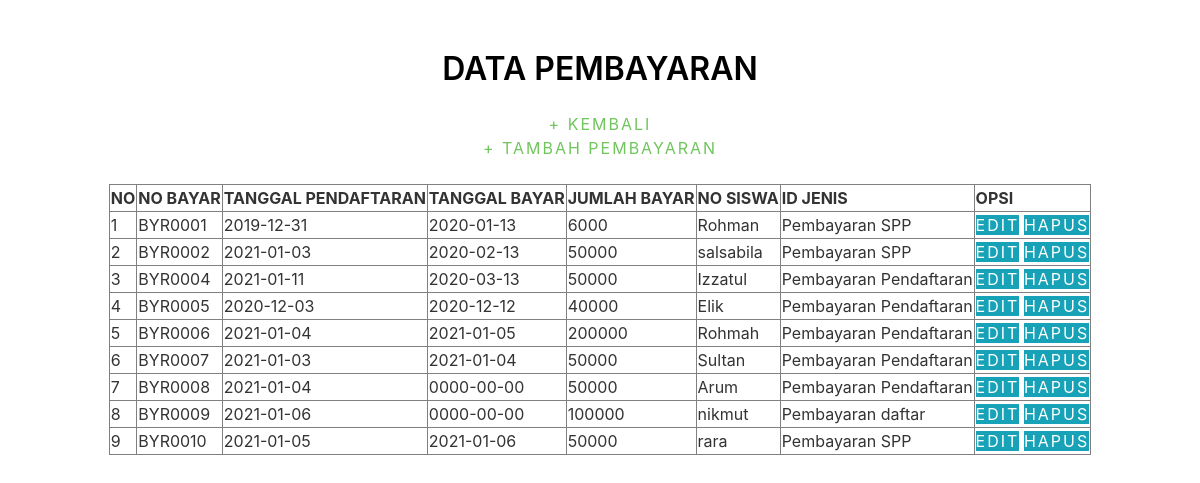
The app's page /pembayaran/index_pembayaran.php with its own data.
### tables this page shows
CREATE TABLE `pembayaran` (
  `no_bayar` char(10) NOT NULL,
  `tgl_pendaftaran` date NOT NULL,
  `tgl_bayar` date NOT NULL,
  `jumlah_bayar` int(11) NOT NULL,
  `noinduk_siswa` char(10) NOT NULL,
  `id_jenis` char(11) NOT NULL,
  `status` tinyint(1) NOT NULL
);

CREATE TABLE `siswa` (
  `noinduk_siswa` char(10) NOT NULL,
  `nama_siswa` varchar(50) NOT NULL,
  `jk` enum('L','P') NOT NULL,
  `tgl_lahir` date NOT NULL,
  `tgl_masuk` date NOT NULL,
  `tgl_lulus` date DEFAULT NULL,
  `alamat` varchar(50) NOT NULL,
  `anakke` int(11) DEFAULT NULL,
  `NIK_walmur` char(18) NOT NULL,
  `status` tinyint(1) NOT NULL
);

CREATE TABLE `jenis_pembayaran` (
  `id_jenis` char(6) NOT NULL,
  `nama_jenis` varchar(50) NOT NULL,
  `status` tinyint(1) DEFAULT NULL
);

### pembayaran/index_pembayaran.php (the view, shortened to what this page needs)
<!DOCTYPE html>
<html>
<head>
  <link href="../assets/vendor/bootstrap/css/bootstrap.min.css" rel="stylesheet">
  <link href="../assets/vendor/font-awesome/css/font-awesome.min.css" rel="stylesheet">
  <link href="../assets/vendor/modal-video/css/modal-video.min.css" rel="stylesheet">
  <link href="../assets/vendor/owl.carousel/assets/owl.carousel.min.css" rel="stylesheet">
  <link href="../assets/vendor/aos/aos.css" rel="stylesheet">
  <link href="../assets/css/style.css" rel="stylesheet">
</head>
<body>
 <div id="wrapper" style="margin-top: 50px ">
	<center/><h2>DATA PEMBAYARAN</h2>
	<br/>
	<a href="../login/home.php">+ KEMBALI</a>
	<br>
	<a href="tambah_pembayaran.php">+ TAMBAH PEMBAYARAN</a>
	<br/>
	<br/>
	<table border="1">
		<tr>
			<th>NO</th>
			<th>NO BAYAR</th>
			<th>TANGGAL PENDAFTARAN</th>
			<th>TANGGAL BAYAR</th>
			<th>JUMLAH BAYAR</th>
			<th>NO SISWA</th>
			<th>ID JENIS</th>
			<th>OPSI</th>
		</tr>
		<?php
		include 'koneksi.php';
		$no = 1;
		$query = "SELECT si.no_bayar, si.tgl_pendaftaran, si.tgl_bayar, si.jumlah_bayar, si.noinduk_siswa, si.id_jenis, si.status FROM pembayaran si JOIN siswa m ON si.noinduk_siswa = m.noinduk_siswa JOIN jenis_pembayaran jp  ON si.id_jenis = jp.id_jenis";
		$data = mysqli_query($koneksi, $query);
		while($d = mysqli_fetch_array($data)){
			if ($d['status'] == 0){
						?>
			<tr>
				<td><?php echo $no++; ?></td>
				<td><?php echo $d['no_bayar']; ?></td>
				<td><?php echo $d['tgl_pendaftaran']; ?></td>
				<td><?php echo $d['tgl_bayar']; ?></td>
				<td><?php echo $d['jumlah_bayar']; ?></td>
				<?php
					$datamurid=mysqli_query($koneksi, "SELECT * FROM siswa where noinduk_siswa ='$d[noinduk_siswa]'");
					$d2 = mysqli_fetch_array($datamurid);
				?>
				<td><?php echo $d2['nama_siswa']; ?></td>
				<?php
					$datapembayaran=mysqli_query($koneksi, "SELECT * FROM jenis_pembayaran where id_jenis ='$d[id_jenis]'");
					$d2 = mysqli_fetch_array($datapembayaran);
				?>
				<td><?php echo $d2['nama_jenis']; ?></td>
				<td>
					<a href="edit_pembayaran.php?no_bayar=<?php echo $d['no_bayar']; ?>" class="btn-info">EDIT</a>
					<a href="hide_pembayaran.php?no_bayar=<?php echo $d['no_bayar']; ?>" onclick="return confirm('apakah anda yakin untuk menyembunyikan')" class="btn-info">HAPUS</a>
				</td>
			</tr>
			<?php
		}
		}
		?>
	</table>
</body>
</html>

### assets/css/style.css (style rules this page uses)
body { background-color: #fff; color: #333; }
h1, h2, h3, h4, h5, h6 { margin: 0; }
h2 { color: #000; font-weight: 600; }
a { letter-spacing: 2px; text-decoration: none; color: #71c55d; }

### records on screen
pembayaran: no_bayar "BYR0001", tgl_pendaftaran "2019-12-31", tgl_bayar "2020-01-13", jumlah_bayar "6000", siswa.nama_siswa "Rohman", id_jenis.nama_jenis "Pembayaran SPP"
pembayaran: no_bayar "BYR0002", tgl_pendaftaran "2021-01-03", tgl_bayar "2020-02-13", jumlah_bayar "50000", siswa.nama_siswa "salsabila", id_jenis.nama_jenis "Pembayaran SPP"
pembayaran: no_bayar "BYR0004", tgl_pendaftaran "2021-01-11", tgl_bayar "2020-03-13", jumlah_bayar "50000", siswa.nama_siswa "Izzatul", id_jenis.nama_jenis "Pembayaran Pendaftaran"
pembayaran: no_bayar "BYR0005", tgl_pendaftaran "2020-12-03", tgl_bayar "2020-12-12", jumlah_bayar "40000", siswa.nama_siswa "Elik", id_jenis.nama_jenis "Pembayaran Pendaftaran"
pembayaran: no_bayar "BYR0006", tgl_pendaftaran "2021-01-04", tgl_bayar "2021-01-05", jumlah_bayar "200000", siswa.nama_siswa "Rohmah", id_jenis.nama_jenis "Pembayaran Pendaftaran"
pembayaran: no_bayar "BYR0007", tgl_pendaftaran "2021-01-03", tgl_bayar "2021-01-04", jumlah_bayar "50000", siswa.nama_siswa "Sultan", id_jenis.nama_jenis "Pembayaran Pendaftaran"
pembayaran: no_bayar "BYR0008", tgl_pendaftaran "2021-01-04", tgl_bayar "0000-00-00", jumlah_bayar "50000", siswa.nama_siswa "Arum", id_jenis.nama_jenis "Pembayaran Pendaftaran"
pembayaran: no_bayar "BYR0009", tgl_pendaftaran "2021-01-06", tgl_bayar "0000-00-00", jumlah_bayar "100000", siswa.nama_siswa "nikmut", id_jenis.nama_jenis "Pembayaran daftar"
pembayaran: no_bayar "BYR0010", tgl_pendaftaran "2021-01-05", tgl_bayar "2021-01-06", jumlah_bayar "50000", siswa.nama_siswa "rara", id_jenis.nama_jenis "Pembayaran SPP"
